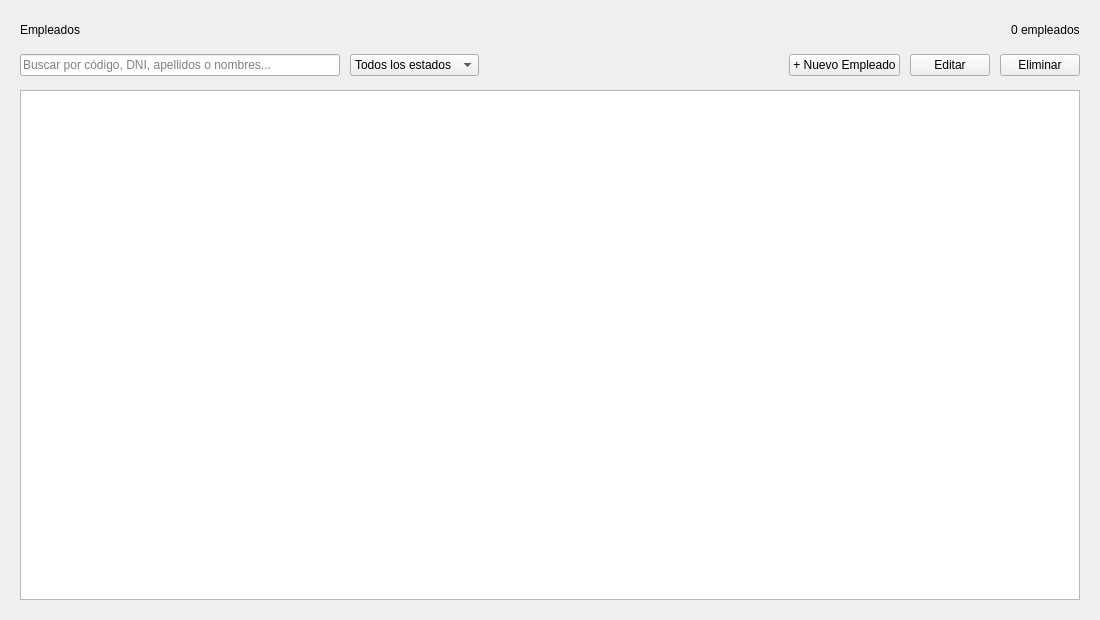
<?xml version="1.0" encoding="UTF-8"?>
<ui version="4.0">
 <class>EmpleadosLista</class>
 <widget class="QWidget" name="EmpleadosLista">
  <property name="geometry"><rect><x>0</x><y>0</y><width>1100</width><height>620</height></rect></property>
  <layout class="QVBoxLayout" name="lytRoot">
   <property name="leftMargin"><number>20</number></property>
   <property name="topMargin"><number>20</number></property>
   <property name="rightMargin"><number>20</number></property>
   <property name="bottomMargin"><number>20</number></property>
   <property name="spacing"><number>14</number></property>
   <item>
    <layout class="QHBoxLayout" name="lytTit">
     <item><widget class="QLabel" name="lblTitulo"><property name="text"><string>Empleados</string></property></widget></item>
     <item><spacer name="spT"><property name="orientation"><enum>Qt::Horizontal</enum></property><property name="sizeHint" stdset="0"><size><width>40</width><height>20</height></size></property></spacer></item>
     <item><widget class="QLabel" name="lblTotal"><property name="text"><string>0 empleados</string></property></widget></item>
    </layout>
   </item>
   <item>
    <layout class="QHBoxLayout" name="lytFiltros">
     <property name="spacing"><number>10</number></property>
     <item><widget class="QLineEdit" name="txtBuscar"><property name="placeholderText"><string>Buscar por código, DNI, apellidos o nombres...</string></property><property name="minimumSize"><size><width>320</width><height>0</height></size></property></widget></item>
     <item>
      <widget class="QComboBox" name="cboEstado">
       <item><property name="text"><string>Todos los estados</string></property></item>
       <item><property name="text"><string>Activo</string></property></item>
       <item><property name="text"><string>Cesado</string></property></item>
       <item><property name="text"><string>Vacaciones</string></property></item>
       <item><property name="text"><string>Suspendido</string></property></item>
      </widget>
     </item>
     <item><spacer name="spF"><property name="orientation"><enum>Qt::Horizontal</enum></property><property name="sizeHint" stdset="0"><size><width>40</width><height>20</height></size></property></spacer></item>
     <item><widget class="QPushButton" name="btnNuevo"><property name="text"><string>+ Nuevo Empleado</string></property><property name="cursor"><cursorShape>PointingHandCursor</cursorShape></property></widget></item>
     <item><widget class="QPushButton" name="btnEditar"><property name="text"><string>Editar</string></property><property name="cursor"><cursorShape>PointingHandCursor</cursorShape></property></widget></item>
     <item><widget class="QPushButton" name="btnEliminar"><property name="text"><string>Eliminar</string></property><property name="cursor"><cursorShape>PointingHandCursor</cursorShape></property></widget></item>
    </layout>
   </item>
   <item><widget class="QTableWidget" name="tblEmpleados"/></item>
  </layout>
 </widget>
 <resources/>
 <connections/>
</ui>
